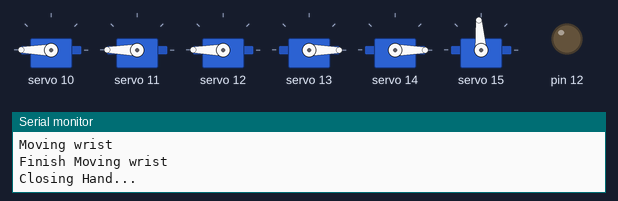
The program below on a simulated Arduino Nano, built with avr-gcc and run on an emulated ATmega328P. Shown: 6 × servo, output pins drawn as LEDs (lit = HIGH), the last lines printed to the serial monitor.

Above: at 5.1 s.
At 8.05 s:
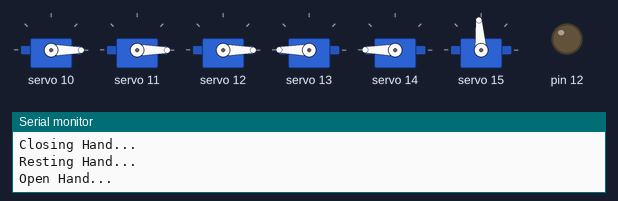
At 11.05 s:
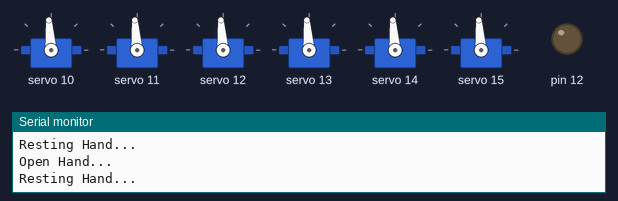
Timing chart, 0 to 12.0 s (numbered marks = the images above):
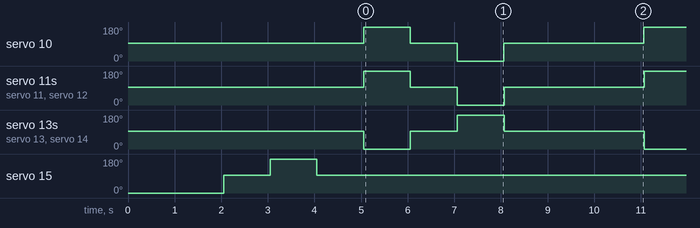

The program:

main.cpp
```cpp
/**
 * @file   main.c
 * @author Jeremias Baez
 * @date   Diciembre 2019
 * @brief  Main tesis code, translate pose detected from Myo Bridge to Robotic Arm
 */

#include <main.h>
#include <Arduino.h>
#include <MyoBridge.h>
#include <SoftwareSerial.h>

#include <handMotorControl.h>

/*
//MYO bridge functions/defines
//SoftwareSerial connection to MyoBridge, pins D2-rx, D4-tx
SoftwareSerial bridgeSerial(2, 4);
//initialize MyoBridge object with software serial connection
MyoBridge bridge(bridgeSerial);


//a function to inform us about the current state and the progess of the connection to the Myo.
void printConnectionStatus(MyoConnectionStatus status)
{
	//print the status constant as string
	Serial.println(bridge.connectionStatusToString(status));
}

void handleEMGData(int8_t data[8]){
	//the EMG data is 8bit signed integers. Just print them out:
	Serial.print(data[0]); Serial.print(" "); Serial.print(data[1]); Serial.print(" ");
  	Serial.print(data[2]); Serial.print(" "); Serial.print(data[3]); Serial.print(" ");
  	Serial.print(data[4]); Serial.print(" "); Serial.print(data[5]); Serial.print(" ");
  	Serial.print(data[6]); Serial.print(" "); Serial.print(data[7]); Serial.println(" ");
}

//declare a function to handle pose data
void handlePoseData(MyoPoseData &data){
	//convert pose data to MyoPose
	MyoPose pose;
	pose = (MyoPose)data.pose;
	Serial.print("Pose: ");
	Serial.println(bridge.poseToString(pose));
	switch (pose)
	{
	case MYO_POSE_REST:
		hand.rest();
		break;
	case MYO_POSE_FIST:
		hand.fist();
		break;
	case MYO_POSE_FINGERS_SPREAD:
		hand.spread();
		break;
	case MYO_POSE_WAVE_IN:
		hand.pick();
		break;
	case MYO_POSE_WAVE_OUT:
		hand.pick();
		break;
	default:
		hand.rest();
		break;
	}
	delay(500);
}
*/

handControl hand = handControl();

void setup()
{
	//initialize both serial connections
	Serial.begin(9600);
	Serial.println("Setup enter - Initializing serial connection for myo");
	// bridgeSerial.begin(115200);
	Serial.println("Initializing servos..");
	hand.initServo();
	hand.rest();
	//wait until MyoBridge has found Myo and is connected. Make sure Myo is not connected to anything else and not in standby!
	// Serial.println("Searching for Myo...");
	//initiate the connection with the status callback function
	// bridge.begin(printConnectionStatus);
	// Serial.println("Connected!");
	// Serial.print("Firmware Version: ");
	// Serial.print(bridge.getFirmwareMajor());
	// Serial.print(".");
	// Serial.print(bridge.getFirmwareMinor());
	// Serial.print(".");
	// Serial.println(bridge.getFirmwarePatch());
	// Serial.print("Hardware Revision: ");
	// Serial.println(bridge.getHardwareRevision());
	//declare a storage array for the hardware address
	// byte address[6];
	//get the address and store it in our array
	// bridge.getHardwareAddress(address);
	//print the hardware address in HEX format
	// Serial.print("Hardware Address: 0x");
	// for (int i = 0; i < 6; i++)
	// {
	// 	Serial.print(address[i], HEX);
	// }
	// Serial.println();
	//get the unlock pose
	// MyoPose unlockPose;
	// unlockPose = bridge.getUnlockPose();
	//print the name of the unlock pose as string
	// Serial.print("Unlock Pose: ");
	// Serial.println(bridge.poseToString(unlockPose));
	// get the current battery level and print it
	// byte batteryLevel = bridge.getBatteryLevel();
	// Serial.print("Battery Level: ");
	// Serial.println(batteryLevel);
	//short vibration to show we are ready
	// bridge.vibrate(1);
	//set the function that handles EMG data
	// bridge.setEMGDataCallBack(handleEMGData);
	//tell the Myo we want the filtered EMG data
	//bridge.setEMGMode(EMG_MODE_SEND);
	//set the function that handles pose events
	// bridge.setPoseEventCallBack(handlePoseData);
	//tell the Myo we want Pose data
	// bridge.enablePoseData();
	//disable sleep mode, so we get continous data even when not synced
	// bridge.disableSleep();

	//Enable pin for PCA9685 board D12
	Serial.println("Setting up enable pin output...");
	pinMode(12, OUTPUT);
	digitalWrite(12, LOW);
	delay(1000);
	// pinMode(LED_BUILTIN, OUTPUT);
	// digitalWrite(LED_BUILTIN, LOW);

	Serial.println("Moving wrist");
	hand.setWristAngle(0);
	delay(1000);
	hand.setWristAngle(90);
	delay(1000);
	hand.setWristAngle(180);
	delay(1000);
	hand.setWristAngle(90);
	delay(1000);
	Serial.println("Finish Moving wrist");
}

String angulo = "0", angulo_prev;

void loop()
{
	//update the connection to MyoBridge
	// bridge.update();
	Serial.println("Closing Hand...");
	hand.fist();
	delay(1000);
	Serial.println("Resting Hand...");
	hand.rest();
	delay(1000);
	Serial.println("Open Hand...");
	hand.spread();
	delay(1000);
	Serial.println("Resting Hand...");
	hand.rest();
	delay(3000);
}
```

main.h
```cpp
/**
 * @file   main.c
 * @author Jeremias Baez
 * @date   Diciembre 2019
 * @brief  Main tesis code, translate pose detected from Myo Bridge to Robotic Arm
 */
```

Measured:
- by itself, servo 10–12: repeats every 6.0 s: 94° 1.0 s, 0° 1.0 s, 94° 3.0 s, 180° 1.0 s
- by itself, servo 13, servo 14: repeats every 6.0 s: 94° 1.0 s, 180° 1.0 s, 94° 3.0 s, 0° 1.0 s
